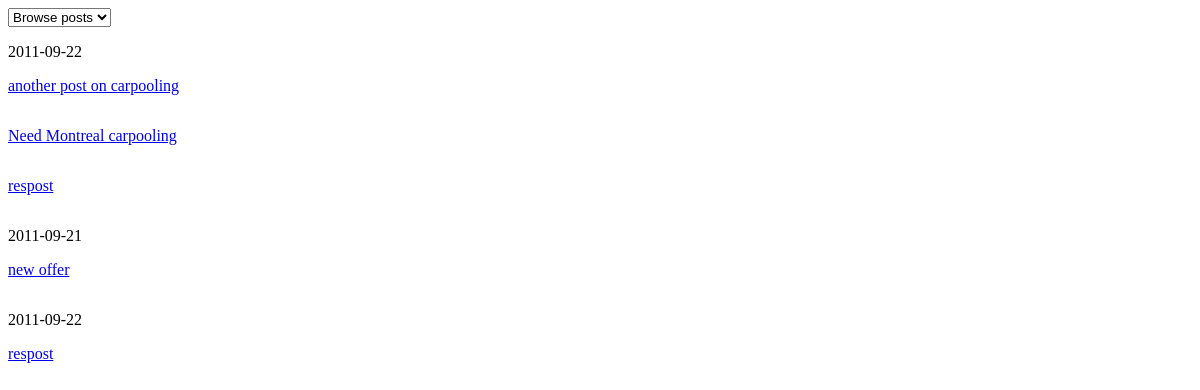
The app's page /offers.php?category=carpooling_moving (signed in) with its own data.
### tables this page shows
CREATE TABLE IF NOT EXISTS `post_details` (
  `id` int(11) NOT NULL AUTO_INCREMENT,
  `post_id` int(11) NOT NULL COMMENT 'FK (posts.id)',
  `service_id` int(11) NOT NULL COMMENT 'FK (services.id)',
  PRIMARY KEY (`id`)
);

CREATE TABLE IF NOT EXISTS `posts` (
  `id` int(11) NOT NULL AUTO_INCREMENT,
  `user_id` int(11) NOT NULL COMMENT 'FK (users.id)',
  `want` tinyint(1) NOT NULL COMMENT 'bool',
  `title` varchar(150) NOT NULL,
  `content` varchar(900) NOT NULL,
  `time` timestamp NOT NULL DEFAULT CURRENT_TIMESTAMP,
  PRIMARY KEY (`id`)
);

### app/post/post_helper.php (called while the page is built)
<?php
class PostHelper {
    static function filterPostsByCat($category) {
        $categories = array();
        $categoriesSQL = "SELECT * FROM services;";
        $res = DB::try_query($categoriesSQL);
        while ($row = mysql_fetch_assoc($res)) {
            $categories[$row['name']] = $row['id'];
        }
        $SQL = "SELECT posts.id, posts.user_id, posts.title, posts.content, posts.time, post_details.service_id FROM posts INNER JOIN post_details ON posts.id = post_details.post_id WHERE post_details.service_id = '{$categories[$category]}';";
        $options = array("filter" => "byCategory",
        "SQL" => $SQL);
        return Post::find("posts", $options);
    }
}

### lib/core-ext.php (called while the page is built, shortened)
<?php
class DB {
    public static function try_query($query) {
        $res = mysql_query($query);
        return $res;
    }
}

### app/post/post.php (called while the page is built, shortened)
<?php
class Post extends TableObject {
    public static function find($table="posts", array $options) {
        if (isset($options["all"])) {
            $SQL = "SELECT posts.id, posts.user_id, posts.title, posts.content, posts.time, post_details.service_id FROM $table INNER JOIN post_details ON posts.id = post_details.post_id ORDER BY id DESC;";
        } elseif (isset($options["filter"])) {
            $SQL = $options["SQL"];
        } else {
            $SQL = 'error';
        }
        $res = mysql_query($SQL);
        $posts = array();
        $allServices = Service::find("services", array("all" => true));
        $myServices = array();
        $idTracker = array();
        while ($row = mysql_fetch_assoc($res)) {
            if (!in_array($row['id'], $idTracker)) {
                $idTracker[] = $row['id'];
                foreach($allServices as $service) {
                    if ($service->id == $row['service_id']) {
                        if (!isset($myServices[ $row['id'] ])) {
                            $myServices[ $row['id'] ] = array(new Service($service->id, $service->name));
                        } else {
                            array_push($myServices[ $row['id'] ], new Service($service->id, $service->name));
                        }
                    }
                }
                $usernameSQL = "SELECT users.username FROM users INNER JOIN posts ON users.id = posts.user_id WHERE users.id = '{$row['user_id']}' LIMIT 1;";
                $res2 = DB::try_query($usernameSQL);
                $username = mysql_fetch_assoc($res2);
                $post = new Post($row['id'], $row['user_id'], $row['title'], $row['content'], $row['time'], $myServices[ $row['id'] ], $username);
                $posts[] = $post;
            }
        }
        return $posts;
    }
    function __construct($id, $userID, $title, $body, $timestamp, $services=NULL, $username=NULL) {
        $this->id = $id;
        $this->title = $title;
        $this->timestamp = $timestamp;
    }
}
?>

### app/service/service.php (called while the page is built, shortened)
<?php
class Service extends TableObject {
    public static function find($table="services", array $options) {
        if (isset($options["all"])) {
            $customSQL = "SELECT * FROM $table;";
            $res = TableObject::findAll($table, $customSQL);
            $services = array();
            while ($row = mysql_fetch_assoc($res)) {
                $service = new Service($row['id'], $row['name']);
                $services[] = $service;
            }
            return $services;
        }
        elseif (isset($options["byID"])) {
            TableObject::findById($table, $options['byID']);
        }
    }
    public function __construct($id, $name) {
        $this->id   = $id;
        $this->name = $name;
    }
}

### lib/abstract_classes.php (called while the page is built, shortened)
<?php
abstract class TableObject {
    protected static function findAll($table=NULL, $customSQL=NULL) {
        if (!$customSQL) {
            $SQL = "SELECT * FROM $table WHERE id = ?";
        } else {
            $SQL = $customSQL;
        }
        $res = DB::try_query($SQL);
        return $res;
    }
}

### app/post/post_displayer.php (the view, shortened to what this page needs)
<?php
class PostDisplayer extends BaseDisplayer {
    public $html;
    public function __toString() {
        return $this->html;
    }
    public function shortFormat(TableObject $post) {
        $postWantString  = "<div class=\"want\"><a class=\"want_link\" href=\"offers?id={$post->id}\">$post->title</a>\n</div>\n";
        $this->html = $postWantString;
    }
}

### public/offers.php (shortened to what this page needs)
<html>
<head>
</head>
<body>
<?php
if (isset($_SESSION['user'])) {
    print <<<HTML
    <form id="browse" action=offers.php method="get">
        <select id="browse_by" onChange="getProperPage(this);">
        <option value=""         name="browse_by">Browse posts</option>
        <option value="all"      name="browse_by">all</option>
        <option value="category" name="browse_by">by category</option>
        </select>
    </form>
HTML;
}
if (isset($_GET['browse_by'])) {
    $basePath = "offers.php?category=";
    print <<<HTML
<div id="categories">
<a href="{$basePath}home_repair">Home repair</a><br />
<a href="{$basePath}gardening">Gardening</a><br />
<a href="{$basePath}carpooling_moving">Carpooling/Moving</a><br />
<a href="{$basePath}teaching">Teaching</a><br />
<a href="{$basePath}care_giving">Caregiving</a><br />
<a href="{$basePath}cooking">Cooking</a><br />
<a href="{$basePath}designing">Designing</a><br />
<a href="{$basePath}accounting">Accounting</a><br />
<a href="{$basePath}dog_walking">Dog Walking</a><br />
</div>
HTML;
} elseif (isset($_GET['category'])) {
    $cat = $_GET['category'];
    $posts = PostHelper::filterPostsByCat($cat);
    $lastDay = "";
    foreach($posts as $p) {
        if (substr($p->timestamp,0,10) != $lastDay) {
            $date = substr($p->timestamp,0,10);
            print <<<HTML
            <p class="date">
            $date
            </p>
HTML;
            $lastDay = $date;
        }
        $display = new PostDisplayer();
        $display->shortFormat($p);
        print $display;
    }
}
?>
</body>
</html>

### public/offers.php (style rules this page uses)
.want { margin-bottom:2em; }

### records on screen
post_details: post.time "2011-09-22", post.title "another post on carpooling"
post_details: post.title "Need Montreal carpooling"
post_details: post.title "respost"
post_details: post.time "2011-09-21", post.title "new offer"
post_details: post.time "2011-09-22", post.title "respost"
